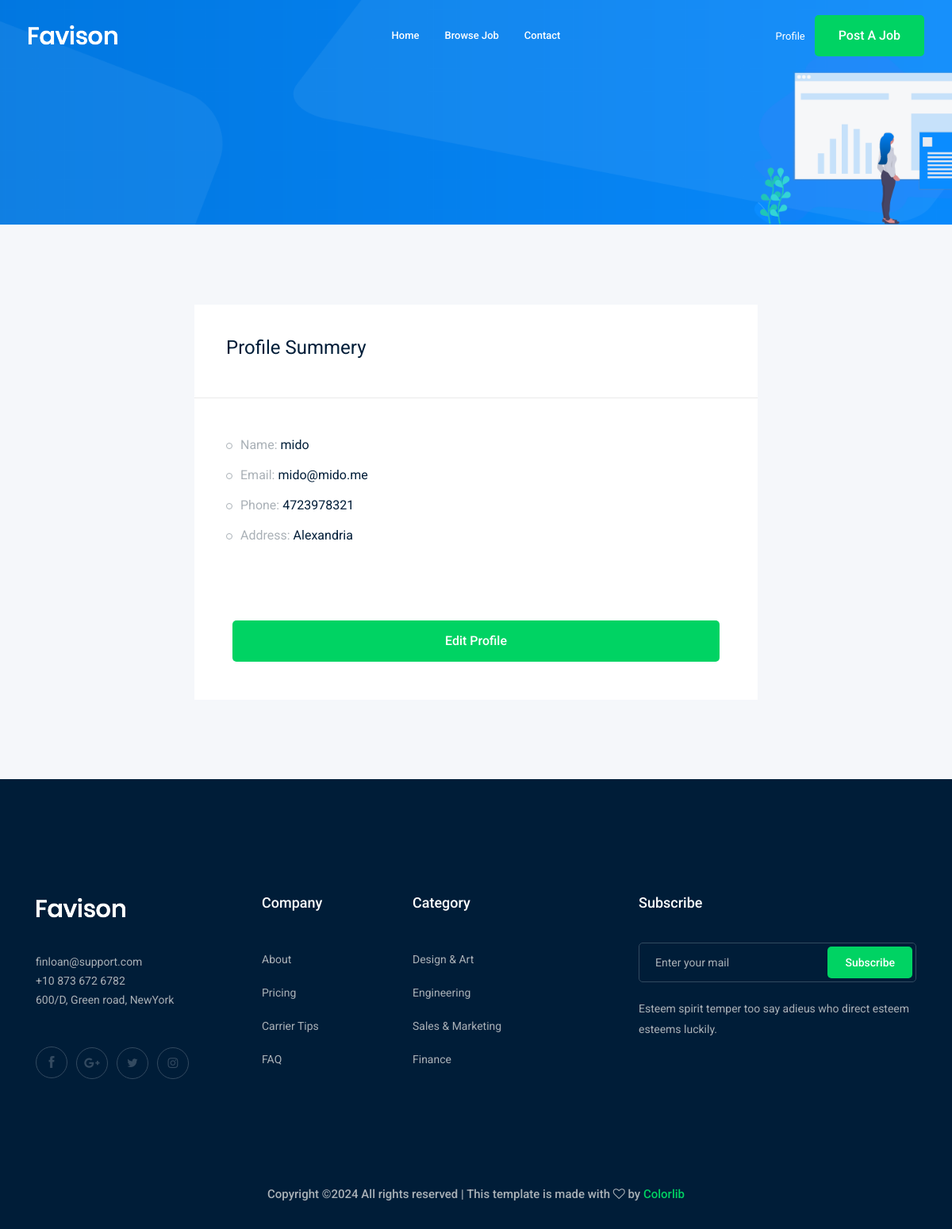
/accounts/profile/ (signed in), run on the app's committed database.
### accounts/models.py (models this page shows)
class Profile(models.Model):
    user =  models.OneToOneField(User, on_delete=models.CASCADE)
    city =  models.ForeignKey("City", verbose_name=("city"), on_delete=models.CASCADE , blank = True , null = True)
    phone_number = models.CharField( max_length=15)
    image =  models.ImageField(upload_to='profile/')
    def __str__(self):
        return str(self.user)

class City(models.Model):
    name = models.CharField(max_length=30)
    def __str__(self):
        return self.name

### accounts/views.py (the view)
# urls.py: path('profile/',views.profile, name='profile'),
def profile(request):
    profile = Profile.objects.get(user = request.user)
    return render(request , 'accounts/profile.html' , {'profile' : profile})

### accounts/templates/accounts/profile.html (shortened to what this page needs)
{% extends "base.html" %}
{% load bootstrap4 %}
{% block body %}
    <div class="bradcam_area bradcam_bg_1">
    </div>
    <div class="job_details_area">
        <div class="container">
                <div class="col-lg-8 mx-auto">
                    <div class="job_sumary">
                        <div class="summery_header">
                            <h3>Profile Summery</h3>
                        </div>
                        <div class="job_content">
                            <ul>
                                <li>Name: <span>{{profile}}</span></li>
                                <li>Email: <span>{{profile.user.email}}</span></li>
                                <li>Phone: <span>{{profile.phone_number}}</span></li>
                                <li>Address: <span>{{profile.city}}</span></li>
                            </ul>
                        </div>
                        <div class="p-5" >
                            <a class="boxed-btn3 w-100" href='{% url "accounts:profile_edit" %}'>Edit Profile </a>
                            </div>
                    </div>
                </div>
            </div>
        </div>
{% endblock body %}

### data on the page
Profile: user.username "mido", user.email "mido@mido.me", phone_number "4723978321", city "Alexandria"
